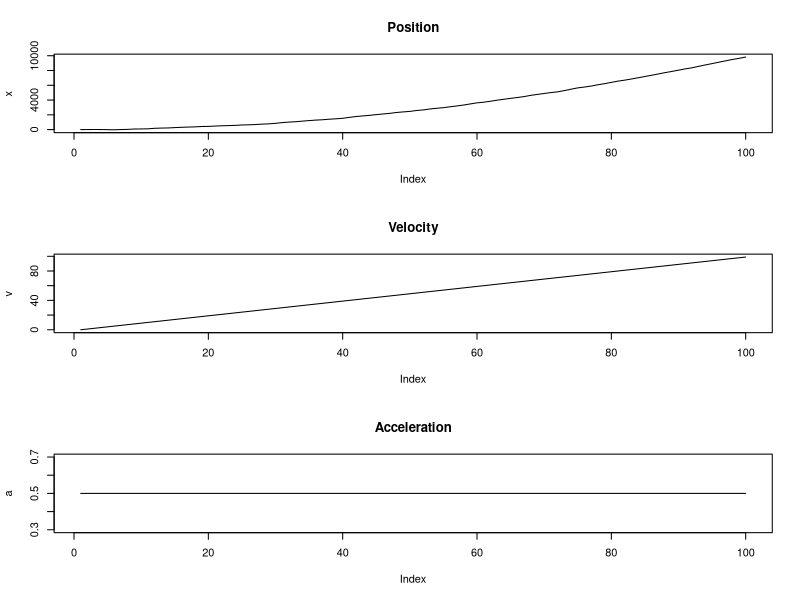

The R script that drew this image:
## R

## 로켓은 시간 단계를 100번 거침. rocket will take 100 time steps
ts.length <- 100

## 가속도가 움직임을 주도. the acceleration will drive the motion
a <- rep(0.5, ts.length)

## 위치와 속도는 0에서 시작. position and velocity start at 0
x <- rep(0, ts.length)
v <- rep(0, ts.length)
for (ts in 2:ts.length) {
  x[ts] <- v[ts - 1] * 2 + x[ts - 1] + 1/2 * a[ts-1] ^ 2
  x[ts] <- x[ts] + rnorm(1, sd = 20) ## 확률적 요소. stochastic component
  v[ts] <- v[ts - 1] + 2 * a[ts-1]
}


par(mfrow = c(3, 1))
plot(x, main = "Position", type = 'l')
plot(v, main = "Velocity", type = 'l')
plot(a, main = "Acceleration", type = 'l')
